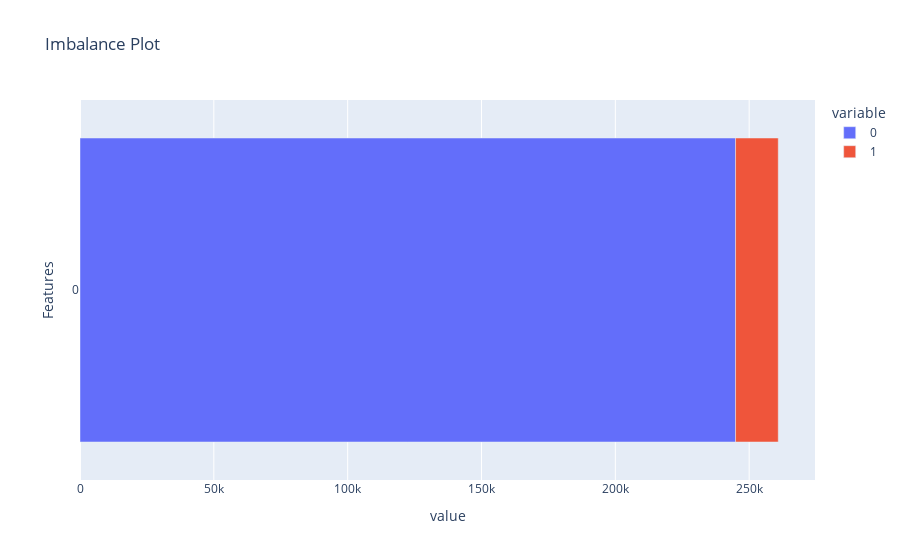

The notebook cell saved with this chart:
### Code cell
print("Imbalance#1:")
explanations["imbalance#2"].ipython_plot()

### Figure 1 — Plotly figure (JSON) as saved in the notebook; plotly's stock layout.template omitted (floating-point values rounded to 4 significant figures)
{"data": [{"alignmentgroup": "True", "hovertemplate": "variable=0<br>value=%{x}<br>Features=%{y}<extra></extra>", "legendgroup": "0", "marker": {"color": "#636efa", "pattern": {"shape": ""}}, "name": "0", "offsetgroup": "0", "orientation": "h", "showlegend": true, "textposition": "auto", "type": "bar", "x": [244912], "xaxis": "x", "y": ["0"], "yaxis": "y"}, {"alignmentgroup": "True", "hovertemplate": "variable=1<br>value=%{x}<br>Features=%{y}<extra></extra>", "legendgroup": "1", "marker": {"color": "#EF553B", "pattern": {"shape": ""}}, "name": "1", "offsetgroup": "1", "orientation": "h", "showlegend": true, "textposition": "auto", "type": "bar", "x": [15952], "xaxis": "x", "y": ["0"], "yaxis": "y"}], "layout": {"barmode": "relative", "legend": {"title": {"text": "variable"}, "tracegroupgap": 0}, "title": {"text": "Imbalance Plot"}, "xaxis": {"anchor": "y", "domain": [0, 1], "title": {"text": "value"}}, "yaxis": {"anchor": "x", "domain": [0, 1], "title": {"text": "Features"}}}}
